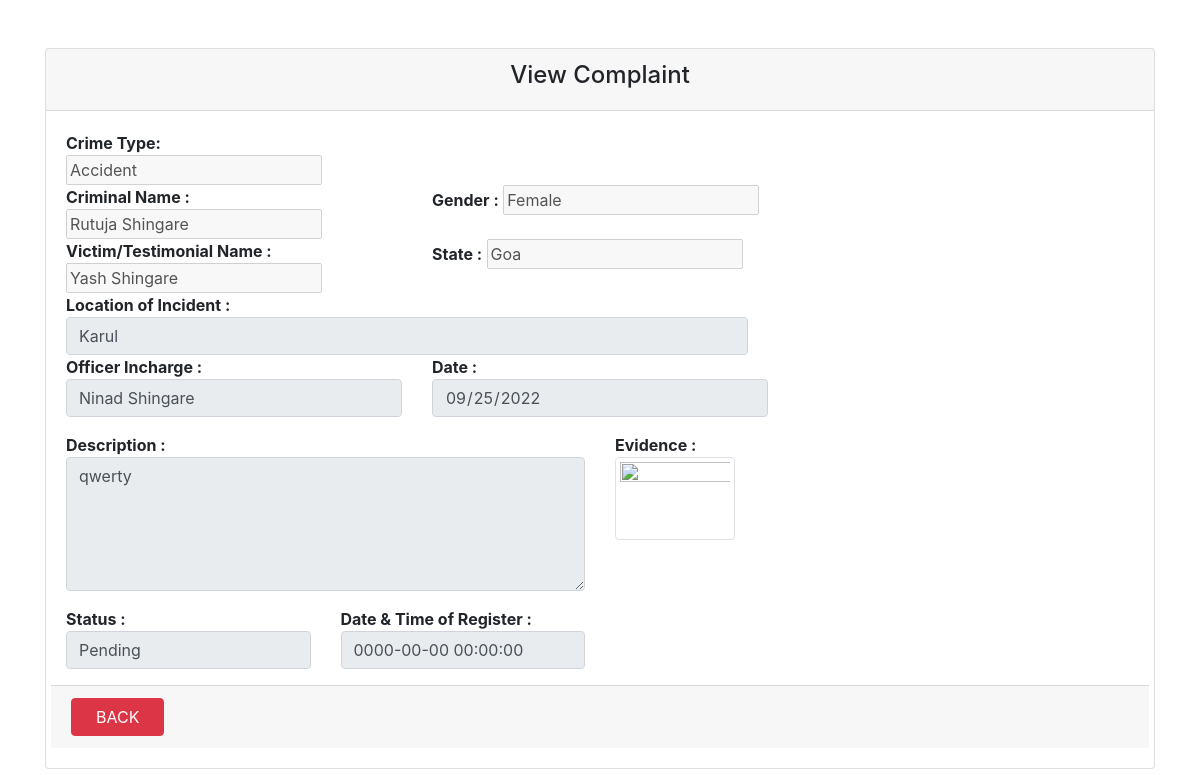
The page /admin/complaintview.php?id=4 on the database its author committed.
### tables this page shows
CREATE TABLE `crime_rep` (
  `Id` int(11) NOT NULL,
  `Crime_Done` varchar(30) NOT NULL,
  `Criminal_Name` varchar(40) NOT NULL,
  `Gender` varchar(10) NOT NULL,
  `VictimTestimonial_Name` varchar(40) NOT NULL,
  `State` varchar(15) NOT NULL,
  `Location` varchar(50) NOT NULL,
  `Officer_Incharge` varchar(40) NOT NULL,
  `Date` date NOT NULL,
  `Description` varchar(150) NOT NULL,
  `Evidence` varchar(30) NOT NULL,
  `Date_of_Register` datetime NOT NULL DEFAULT current_timestamp(),
  `Status` varchar(25) NOT NULL DEFAULT 'Pending'
);

### admin/complaintview.php (the view, shortened to what this page needs)
<?php
require '../connection.php';
?>
<!doctype html>
<html lang="en">
  <head>
    <link rel="stylesheet" href="https://cdn.jsdelivr.net/npm/bootstrap@4.6.2/dist/css/bootstrap.min.css">
  </head>
  <body>
    <div class="container mt-5">
        <div class="row">
            <div class="col-md-12">
                <div class="card">
                    <div class="card-header">
                        <h4 align="center">View Complaint </h4>
                    </div>
                    <div class="card-body">
                        <?php
                        if($_GET['id'])
                        {
                            $crime_id=mysqli_real_escape_string($conn,$_GET['id']);
                            $query= "SELECT * FROM crime_rep WHERE Id ='$crime_id'";
                            $query_run=mysqli_query($conn,$query);
                            if(mysqli_num_rows($query_run) > 0)
                            {
                                $crime_rep=mysqli_fetch_array($query_run);
                                ?>
                                <form action="code.php" method="POST">
                                    <div class="row">
                                        <div class="col-4">
                                            <b>Crime Type:</b>
                                            <input type="text" value="<?= $crime_rep['Crime_Done']; ?>" placeholder="Enter Crime" name="crime" disabled>
                                        </div>
                                    </div>
                                    <div class="row">
                                        <div class="col-4">
                                            <b>Criminal Name :</b>
                                            <input type="text" value="<?= $crime_rep['Criminal_Name']; ?>" placeholder="Full Name" name="crim_name" disabled>
                                        </div>
                                        <div class="col-4">
                                            <b>Gender :</b>
                                            <input type="text" value="<?= $crime_rep['Gender']; ?>" placeholder="Gender" name="gender" disabled>
                                        </div>
                                    </div>
                                    <div class="row">
                                        <div class="col-4">
                                            <b>Victim/Testimonial Name :</b><input type="text"  name="victname" value="<?= $crime_rep['VictimTestimonial_Name']; ?>" placeholder="Full Name" disabled>
                                        </div>
                                        <div class="col-4">
                                            <b>State :</b>
                                            <input type="text" value="<?= $crime_rep['State']; ?>" placeholder="State" name="state" disabled>
                                        </div>
                                    </div>
                                    <div class="row col-8 ">
                                        <b>Location of Incident : </b>
                                        <input type="text" name="location" value="<?= $crime_rep['Location']; ?>" placeholder="Location" class="form-control" disabled >
                                    </div>
                                    <div class=" row ">
                                        <div class="col-4">
                                            <b>Officer Incharge :</b>
                                            <input type="text" name="officinch" value="<?= $crime_rep['Officer_Incharge']; ?>" placeholder="Full Name" class="form-control" disabled>
                                        </div>
                                        <div class="col-4 mb-3">
                                            <b>Date :</b>
                                            <input type="date" name="date" value="<?= $crime_rep['Date']; ?>" placeholder="" class="form-control" disabled>
                                        </div>
                                    </div>
                                    <div class=" row mb-3">
                                        <div class="col-6">
                                            <b>Description :</b>
                                            <textarea name="desc" cols="50" rows="5" name="desc" class="form-control" disabled><?= $crime_rep['Description']; ?></textarea>
                                        </div>
                                        <div class="col-6">
                                            <b>Evidence :</b> <br>
                                            <img src='../evidence/<?= $crime_rep['Evidence'];?>' height=80  width=120 class='img-thumbnail' >
                                        </div>
                                    </div>
                                    <div class="row mb-3 ">
                                        <div class="col-3">
                                            <b>Status :</b>
                                            <input type="text" name="status" value="<?= $crime_rep['Status']; ?>" placeholder="" class="form-control" disabled>
                                        </div>
                                        <div class="col-3">
                                            <b>Date & Time of Register :</b>
                                            <input type="text" name="datetime" value="<?= $crime_rep['Date_of_Register']; ?>" placeholder="" class="form-control" disabled>
                                        </div>
                                    </div>
                                    <div class="row card-footer">
                                            <a href="complaints.php" class="btn btn-danger float-right px-4">BACK</a>
                                    </div>
                                </form>
                                <?php
                            }
                            else
                            {
                                echo "<h5>No Such Id Found  </h5>";
                            }
                        }
                        ?>
                    </div>
                </div>
            </div>
        </div>
    </div>
  </body>
</html>

### rows shown on the page
crime_rep: crime "Accident", crim_name "Rutuja Shingare", gender "Female", victname "Yash Shingare", state "Goa", location "Karul", officinch "Ninad Shingare", date "09/25/2022", desc "qwerty", status "Pending", datetime "0000-00-00 00:00:00"
